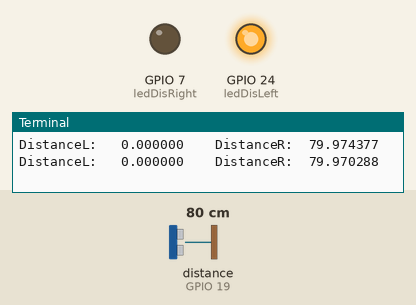
Bench run of a program on a simulated Raspberry Pi (BCM pin numbers). Shown: output pins drawn as LEDs (lit = HIGH), the last lines printed to the terminal. Inputs (shaded band) come from the test bench; at power-on: distance to the obstacle (sensor on GPIO 19) 80 cm. The echo pulse lasts 58.3 µs per cm; the clock reads 2024-03-15 10:24:30 at power-on unless the program sets it; pins used as bus, display or sensor lines are not drawn.

Above: at 1.2 s.
1.3 s: distance to the obstacle (sensor on GPIO 19) set to 22 cm
3.2 s: distance to the obstacle (sensor on GPIO 19) set to 18 cm
At 4.6 s:
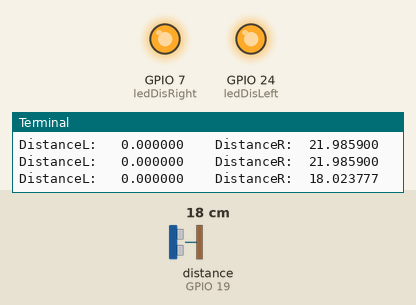
7.3 s: distance to the obstacle (sensor on GPIO 19) set to 35 cm
At 9.1 s:
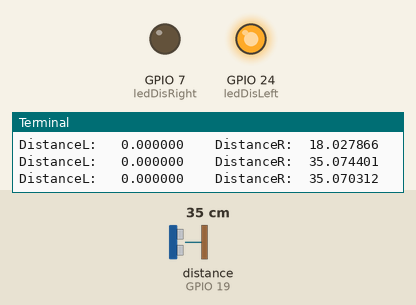
9.5 s: distance to the obstacle (sensor on GPIO 19) set to 17 cm
At 10.8 s:
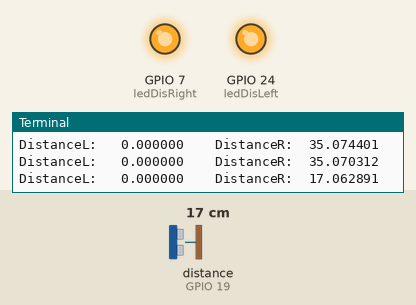
Timing chart, 0 to 12.5 s (numbered marks = the images above; inputs shaded):
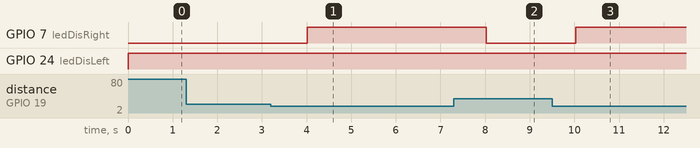

The program:

double-HC-SR04-gpio.py
```python
import RPi.GPIO as gpio
import sys
import time
from time import sleep
# Setup Global Variable
maxDistance = 20
left = False
right = True
distanceL = 0
distanceR = 0
freq = 1

# Setup GPIO
gpio.setwarnings(False)
gpio.setmode(gpio.BCM)


# Setup LED
ledDisLeft = 24
ledDisRight = 7
gpio.setup(ledDisRight, gpio.OUT)
gpio.setup(ledDisLeft, gpio.OUT)


# Setup DistanceSensor
echo1 = 19
echo2 = 16
trigger1 = 20
trigger2 = 17
gpio.setup(trigger1, gpio.OUT)
gpio.setup(trigger2, gpio.OUT)
gpio.setup(echo1, gpio.IN)
gpio.setup(echo2, gpio.IN)

def distanceCalc(pin,tri):
    # set Trigger to HIGH
    gpio.output(tri, True)

    # set Trigger after 0.1ms to LOW
    time.sleep(0.0001)
    gpio.output(tri, False)

    StartTime = time.time()
    StopTime = time.time()

    # save StartTime
    while gpio.input(pin) == 0:
        StartTime = time.time()

    # save time of arrival
    while gpio.input(pin) == 1:
        StopTime = time.time()

    # time difference between start and arrival
    TimeElapsed = StopTime - StartTime
    if TimeElapsed <= 0 :
        TimeElapsed = 1
        print('Time too small')

    # multiply with the sonic speed (34300 cm/s)
    # and divide by 2, because there and back
    distance = (TimeElapsed * 34300) / 2

    if distance > 500:
        distance = 500

    return distance

try:
    while True:
        if left:
            gpio.output(ledDisLeft,gpio.LOW)
            distanceL = distanceCalc(echo2, trigger2)
        if right:
            gpio.output(ledDisRight,gpio.LOW)
            distanceR = distanceCalc(echo1, trigger1)

        print("DistanceL: %10f    DistanceR: %10f" % (distanceL,distanceR))

        # Led Control
        if distanceL < maxDistance:
            gpio.output(ledDisLeft,gpio.HIGH)
        if distanceR < maxDistance:
            gpio.output(ledDisRight,gpio.HIGH)

        sleep(1/freq)
except:
    print('EXCEPT')
    gpio.cleanup()
```

Measured:
- the behaviour switches between 20 and 19 cm on distance to the obstacle (sensor on GPIO 19) (found by bisection; images 0 and 1)
- after the input at 3.2 s, GPIO 7 (ledDisRight): LOW → HIGH after 0.82 s
- after the input at 7.3 s, GPIO 7 (ledDisRight): HIGH → LOW after 0.73 s
- after the input at 9.5 s, GPIO 7 (ledDisRight): LOW → HIGH after 0.53 s
